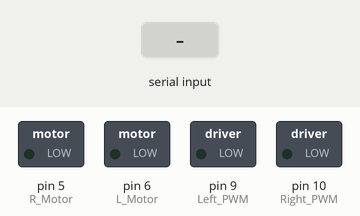
This sketch was run on a simulated Arduino Uno, built with avr-gcc and run on an emulated ATmega328P. Parts: switched loads named in the sketch (green lamp = pin HIGH). The inputs (shaded band) are chosen by the test bench. What the sketch prints to the serial monitor is not drawn.

Above: at 1.2 s.
1.3 s: "F" received over Serial
At 2.4 s:
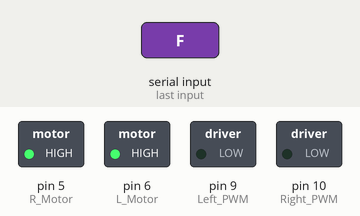
2.8 s: "B" received over Serial
At 3.5 s:
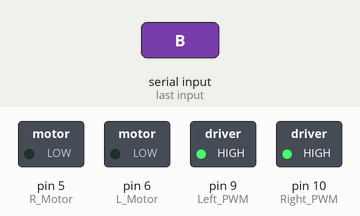
4.3 s: "R" received over Serial
At 4.7 s:
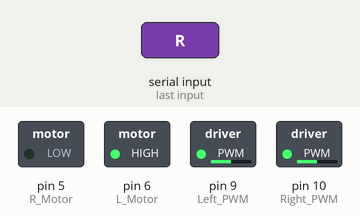
5.8 s: "L" received over Serial
At 7.0 s:
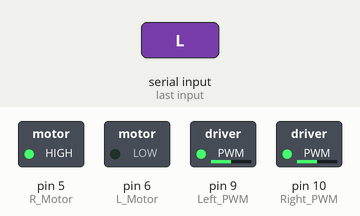
7.3 s: "B" received over Serial
At 8.1 s:
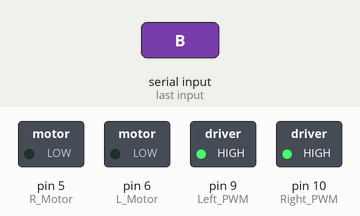
Timing chart, 0 to 9.8 s (numbered marks = the images above; inputs shaded):
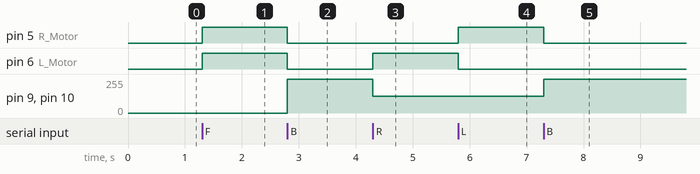

The sketch:

SIMBOT_motors_serialMonitor.ino
```cpp
//****************Code Developed by Muneeb RDE BrainSwarm****************//
/*This code manualy controlls the rotation of the motor either moving
 in theforward direction,reverse,right,left or to stop the motors
*/


//Left and right Motor Enable Pins
int R_Motor=5;
int L_Motor=6;

// PWM Pins for Left and Right Motors
int Right_PWM = 10;
int Left_PWM = 9;

/*Pulse Width Modulation PWM
5v
0% duty cycle---- 0=5v
25% duty cycle---- 64=4v
50% duty cycle---- 127=2.5v
75% duty cycle---- 191=1v
100% duty cycle---- 255=0v
*/
/*0v
0% duty cycle---- 0=0v
25% duty cycle---- 64=1v
50% duty cycle---- 127=2.5v
75% duty cycle---- 191=4v
100% duty cycle---- 255=5v
*/

int F_race = 0;//0 max
int R_race=255;// 255 max
#define Forward 1
#define Reverse 0

void setup()
{
  // put your setup code here, to run once:
Serial.begin(9600);// Giving the baud rate for the communication,Rx-Tx UART Communication
pinMode(R_Motor,OUTPUT);
pinMode(L_Motor,OUTPUT);
pinMode(Right_PWM,OUTPUT);
pinMode(Left_PWM,OUTPUT);
}

void loop()
{
  // put your main code here, to run repeatedly:
  if (Serial.available()==1)
  {
char val=Serial.read();
Serial.print(val);

if (val=='F')
{
forward();
}
else if(val=='B')
{
reverse();
}
else if(val=='R')
{
right();
}
else if(val=='L')
{
left();
}
else if(val=='S')
{
Stop();
}


}

}


//Forward------Left----Right---Reverse--Functions---

//For turning the motor weels in a forward direction
void forward()
{
  //Turning right weels
digitalWrite(R_Motor, Forward);
analogWrite(Right_PWM,F_race);//0 max----255 min
//Turning left weels
digitalWrite(L_Motor, Forward);
analogWrite(Left_PWM,F_race);
}

//For turning the motor weels in a reverse direction
void reverse()
{
  //Turning right weels
digitalWrite(R_Motor, Reverse);
analogWrite(Right_PWM,R_race);//255 max----0 min
//Turning left weels
digitalWrite(L_Motor,Reverse);
analogWrite(Left_PWM,R_race);
}
//For stopping the rotation of both left and right weels
void Stop()
{
 digitalWrite(R_Motor, Reverse);
analogWrite(Right_PWM,0);//255 max----0 min
//Turning left weels
digitalWrite(L_Motor,Reverse);
analogWrite(Left_PWM,0);
}
//For rotating the motors in the rightward direction
void right()
{
  //Turning right weels
digitalWrite(R_Motor, Reverse);
analogWrite(Right_PWM,127);//127=50% duty cycle=2.5v
//Turning left weels
digitalWrite(L_Motor, Forward);
analogWrite(Left_PWM,127);
}
//For rotating the motors in the leftward direction
void left()
{
  //Turning right weels
digitalWrite(R_Motor, Forward);
analogWrite(Right_PWM,127);//127=50% duty cycle=2.5v
//Turning left weels
digitalWrite(L_Motor, Reverse);
analogWrite(Left_PWM,127);
}
```

Measured:
- after the input at 1.3 s, pin 5 (R_Motor), pin 6 (L_Motor): LOW → HIGH at once
- after the input at 2.8 s, pin 5 (R_Motor), pin 6 (L_Motor): HIGH → LOW at once; pin 9 (Left_PWM), pin 10 (Right_PWM): 0/255 → 255/255 at once
- after the input at 4.3 s, pin 6 (L_Motor): LOW → HIGH at once; pin 9 (Left_PWM), pin 10 (Right_PWM): 255/255 → 127/255 at once
- after the input at 5.8 s, pin 5 (R_Motor): LOW → HIGH at once; pin 6 (L_Motor): HIGH → LOW at once
- after the input at 7.3 s, pin 5 (R_Motor): HIGH → LOW at once; pin 9 (Left_PWM), pin 10 (Right_PWM): 127/255 → 255/255 at once
